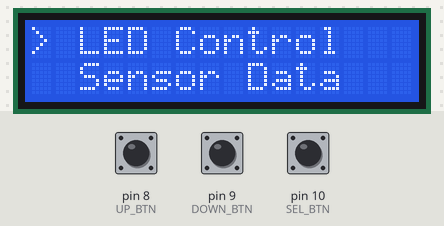
A sketch run on a simulated Arduino Uno, built with avr-gcc and run on an emulated ATmega328P. Parts: 16×2 character LCD. Inputs (shaded band) come from the test bench; at power-on: pin 8 (UP_BTN) HIGH, pin 10 (SEL_BTN) HIGH, pin 9 (DOWN_BTN) HIGH.

Above: at 1.2 s.
1.3 s: pin 8 (UP_BTN) pulled LOW for 1 s
At 2.8 s:
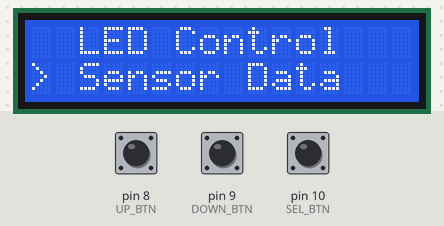
3.8 s: pin 10 (SEL_BTN) pulled LOW for 1 s
At 4.4 s:
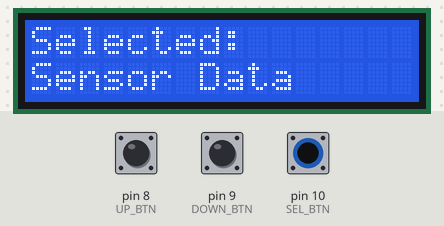
6.9 s: pin 9 (DOWN_BTN) pulled LOW for 3.2 s
At 7.0 s:
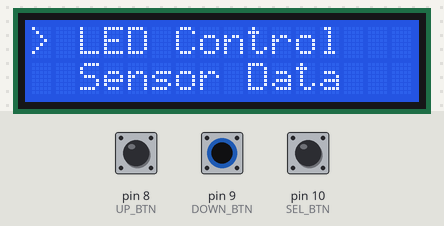
11.6 s: pin 9 (DOWN_BTN) pulled LOW for 0.15 s
13.2 s: pin 10 (SEL_BTN) pulled LOW for 0.15 s
At 13.8 s:
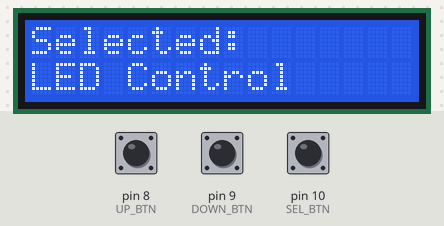
15.5 s: pin 10 (SEL_BTN) pulled LOW for 3.2 s
Timing chart, 0 to 18.5 s (numbered marks = the images above; inputs shaded):
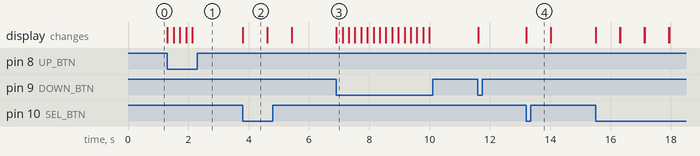

The sketch:

DAY19-LCDMenuNavigationwithButtons.ino
```cpp
#include <LiquidCrystal.h>

LiquidCrystal lcd(7, 6, 5, 4, 3, 2);

#define UP_BTN 8
#define DOWN_BTN 9
#define SEL_BTN 10

int menuIndex = 0;
const int menuItems = 2;

void setup() {
  lcd.begin(16, 2);

  pinMode(UP_BTN, INPUT_PULLUP);
  pinMode(DOWN_BTN, INPUT_PULLUP);
  pinMode(SEL_BTN, INPUT_PULLUP);

  displayMenu();
}

void loop() {
  if (digitalRead(UP_BTN) == LOW) {
    menuIndex = (menuIndex - 1 + menuItems) % menuItems;
    displayMenu();
    delay(200);
  }

  if (digitalRead(DOWN_BTN) == LOW) {
    menuIndex = (menuIndex + 1) % menuItems;
    displayMenu();
    delay(200);
  }

  if (digitalRead(SEL_BTN) == LOW) {
    lcd.clear();
    lcd.print("Selected:");
    lcd.setCursor(0, 1);
    if (menuIndex == 0) lcd.print("LED Control");
    if (menuIndex == 1) lcd.print("Sensor Data");
    delay(800);
    displayMenu();
  }
}

void displayMenu() {
  lcd.clear();
  if (menuIndex == 0) {
    lcd.print("> LED Control");
    lcd.setCursor(0, 1);
    lcd.print("  Sensor Data");
  } else {
    lcd.print("  LED Control");
    lcd.setCursor(0, 1);
    lcd.print("> Sensor Data");
  }
}
```

Measured:
- after the input at 1.3 s, the display: changes at once (image 1)
- after the input at 3.8 s, the display: changes at once (image 2)
- after the input at 6.9 s, the display: changes at once (image 3)
- after the input at 13.2 s, the display: changes at once (image 4)
- what the display in image 2 shows lasts 0.8 s, from 3.8 s to 4.6 s
